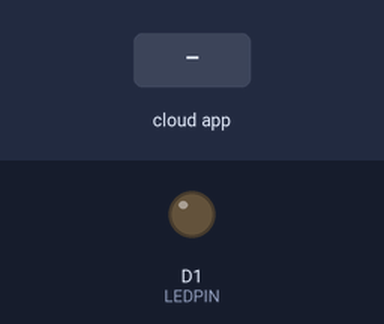
Bench run of a sketch on a simulated ESP8266 (NodeMCU). On the bench: output pins drawn as LEDs (lit = HIGH). Inputs (shaded band) come from the test bench.

Above: at 1.2 s.
1.3 s: the phone or cloud app sets led2 to 1
At 2.2 s:
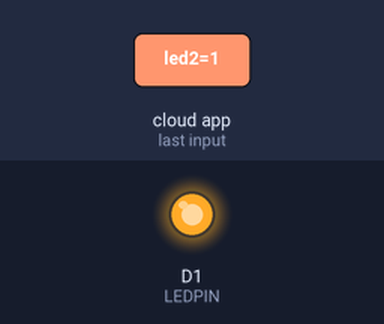
2.8 s: the phone or cloud app sets led2 to 0
At 3.3 s:
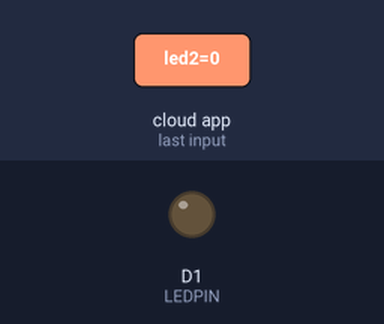
Timing chart, 0 to 5.8 s (numbered marks = the images above; inputs shaded):
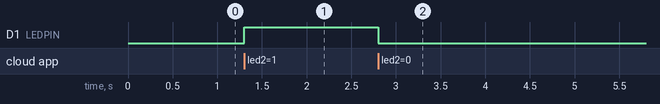

The sketch:

ESP8266_new.ino
```cpp
#define THINGER_SERIAL_DEBUG

#include <ThingerESP8266.h>
#include "arduino_secrets.h"
#include <ESP8266WiFi.h>
#include <ThingerWifi.h>
#include "DHT.h"

#define DHTPIN D2
#define DHTTYPE DHT22
DHT dht(DHTPIN, DHTTYPE);
#define LEDPIN D1

#define TRIGGER_PIN  D4
#define ECHO_PIN     D3

ThingerESP8266 thing(USERNAME, DEVICE_ID, DEVICE_CREDENTIAL);

void setup() {

  pinMode(LED_BUILTIN, OUTPUT);

  pinMode(TRIGGER_PIN, OUTPUT);
  pinMode(ECHO_PIN, INPUT);

  pinMode(LEDPIN, OUTPUT);


  thing.add_wifi(SSID, SSID_PASSWORD);


  thing["led"] << digitalPin(LED_BUILTIN);

  thing["led2"] << digitalPin(LEDPIN);


  thing["millis"] >> outputValue(millis());

  dht.begin();

  thing["Temperature_C"] >> [](pson & out) {
    out = dht.readTemperature();
};

thing["Temperature_F"] >> [](pson & out) {
    out = dht.readTemperature(true);
};

thing["Humidity"] >> [](pson & out) {
    out = dht.readHumidity();
};

thing["distance"] >> [] (pson& out){
      double duration, distance;
      digitalWrite(TRIGGER_PIN, LOW);
      delayMicroseconds(2);
      digitalWrite(TRIGGER_PIN, HIGH);
      delayMicroseconds(10);
      digitalWrite(TRIGGER_PIN, LOW);
      duration = pulseIn(ECHO_PIN, HIGH);
      distance = (duration/2);
      out = distance;
  };


 }

void loop() {
  thing.handle();
}
```

arduino_secrets.h
```cpp
#define USERNAME "SHEHANK98"
#define DEVICE_ID "NodeMCU"
#define DEVICE_CREDENTIAL "xvPY3TQShSqtMl1+"

#define SSID "Guththila Dialog 4G"
#define SSID_PASSWORD "94523597"
```

Measured:
- after the input at 1.3 s, D1 (LEDPIN): LOW → HIGH at once
- after the input at 2.8 s, D1 (LEDPIN): HIGH → LOW at once
